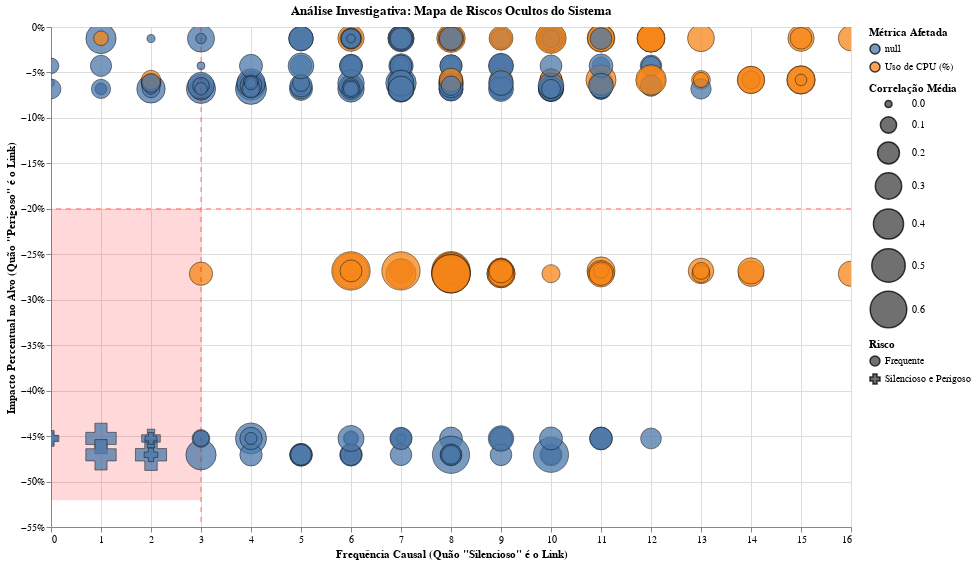

Source (notebook cell):
### Markdown cell above
Este gráfico é a representação visual dos diferentes tipos de problemas no seu sistema. Cada bolha é um tipo de interação causal, e suas características nos contam uma história:

    Posição (Esquerda vs. Direita): Bolhas mais à esquerda são eventos raros (silenciosos). Bolhas mais à direita são eventos frequentes.

    Posição (Cima vs. Baixo): Bolhas mais para baixo representam um impacto mais severo (perigoso).

    Cor: Indica qual métrica foi afetada.

    Tamanho: Representa a força da correlação. Bolhas maiores significam que, quando o evento acontece, a origem e o alvo estão fortemente correlacionados.

### Code cell
import pandas as pd
import altair as alt

# --- Bloco de Configuração ---
salvar_imagens = True
alt.renderers.enable('default')

try:
    # --- 1. PREPARAÇÃO DOS DADOS (usando Pandas) ---
    # (Nenhuma mudança aqui, tudo continua igual)
    df_adv = pd.read_csv('analise_avancada.csv')
    display_names = {
        'cpu_usage': 'Uso de CPU (%)',
        'memory_usage': 'Uso de Memória (%)',
        'disk_usage': 'Uso de Disco (%)',
        'network_total_bandwidth': 'Banda de Rede (MB/s)',
        'disk_throughput_total': 'Vazão de Disco (MB/s)'
    }
    df_plot = df_adv[df_adv['target_mean_percentage_change'] < 0].copy()
    df_plot['metric_display'] = df_plot['metric'].map(display_names)
    df_plot['risk_type'] = 'Frequente'
    df_plot.loc[(df_plot['significant_frequency'] < 3) &
                (df_plot['target_mean_percentage_change'] < -20),
                'risk_type'] = 'Silencioso e Perigoso'
    df_plot['bubble_size'] = abs(df_plot['mean_correlation'])

    # --- 2. CONSTRUÇÃO DO GRÁFICO (usando Altair) ---

    # Camada 1: O Scatter Plot principal (sem mudanças)
    scatter_plot = alt.Chart(df_plot).mark_point(
        opacity=0.75,
        stroke='black',
        strokeWidth=0.6,
        filled=True
    ).encode(
        x=alt.X('significant_frequency:Q',
                title='Frequência Causal (Quão "Silencioso" é o Link)',
                scale=alt.Scale(zero=False)),
        y=alt.Y('target_mean_percentage_change:Q',
                title='Impacto Percentual no Alvo (Quão "Perigoso" é o Link)',
                axis=alt.Axis(labelExpr="datum.label + '%'")),
        color=alt.Color('metric_display:N', title='Métrica Afetada'),
        
        # <-- MUDANÇA 2: O TÍTULO DA LEGENDA AGORA É A EXPLICAÇÃO
        shape=alt.Shape(
            'risk_type:N',
            title='Risco', # Título mais descritivo
            scale=alt.Scale(
                domain=['Frequente', 'Silencioso e Perigoso'],
                range=['circle', 'cross']
            )
        ),
        size=alt.Size('bubble_size:Q',
                      title='Correlação Média',
                      scale=alt.Scale(range=[50, 1500])),
        tooltip=[
            alt.Tooltip('metric_display', title='Métrica'),
            alt.Tooltip('significant_frequency', title='Frequência'),
            alt.Tooltip('target_mean_percentage_change', title='Impacto', format='.1f'),
            alt.Tooltip('mean_correlation', title='Correlação', format='.2f'),
            alt.Tooltip('risk_type', title='Tipo de Risco')
        ]
    ).properties(
        width=800,
        height=500,
        title='Análise Investigativa: Mapa de Riscos Ocultos do Sistema'
    ).interactive()

    # Camada 2: Linhas de referência (agora opcionais, mas ajudam a guiar o olho)
    rule_h = alt.Chart(pd.DataFrame({'y': [-20]})).mark_rule(color='red', strokeDash=[5,5], opacity=0.5).encode(y='y:Q')
    rule_v = alt.Chart(pd.DataFrame({'x': [3]})).mark_rule(color='red', strokeDash=[5,5], opacity=0.5).encode(x='x:Q')

    # <-- MUDANÇA 1: A CAMADA DO "SHADER" (ÁREA SOMBREADA)
    # Criamos um DataFrame que define os cantos do nosso retângulo
    # Usamos os limites dos dados para tornar o retângulo dinâmico
    y_min = df_plot['target_mean_percentage_change'].min() - 5 # Um pouco de folga
    
    shaded_data = pd.DataFrame([
        {'x1': 0, 'x2': 3, 'y1': -20, 'y2': y_min}
    ])
    
    shaded_area = alt.Chart(shaded_data).mark_rect(
        fill='red',       # Cor do preenchimento
        opacity=0.15      # Nível de transparência
    ).encode(
        x='x1:Q',
        x2='x2:Q',
        y='y1:Q',
        y2='y2:Q'
    )

    # --- 3. COMBINAÇÃO FINAL ---
    # <-- MUDANÇA 3: A ORDEM DAS CAMADAS IMPORTA! O SHADER VEM PRIMEIRO!
    final_chart = shaded_area + scatter_plot + rule_h + rule_v

    final_chart.display()

    if salvar_imagens:
        print("\nIniciando o salvamento das imagens...")
        final_chart.save('mapa_de_riscos_com_shader.png', scale_factor=3.0)
        print("-> Imagem salva como 'mapa_de_riscos_com_shader.png'")
        final_chart.save('mapa_de_riscos_com_shader.svg')
        print("-> Imagem salva como 'mapa_de_riscos_com_shader.svg'")

except FileNotFoundError:
    print("Erro: O arquivo 'analise_avancada.csv' não foi encontrado. Verifique o caminho.")
except Exception as e:
    print(f"Ocorreu um erro inesperado: {e}")

### Figure 1 — Vega-Lite specification as saved in the notebook (floating-point values rounded to 4 significant figures; data arrays with more than 128 entries replaced by an {"elided": "..."} marker saying what was removed)
{"config": {"view": {"continuousWidth": 300, "continuousHeight": 300}}, "layer": [{"data": {"name": "data-0b4e99ddf2366d65797bae73acc484a8"}, "mark": {"type": "rect", "fill": "red", "opacity": 0.15}, "encoding": {"x": {"field": "x1", "type": "quantitative"}, "x2": {"field": "x2"}, "y": {"field": "y1", "type": "quantitative"}, "y2": {"field": "y2"}}}, {"data": {"name": "data-613e9bef68a2417509f2bdabe7427239"}, "mark": {"type": "point", "filled": true, "opacity": 0.75, "stroke": "black", "strokeWidth": 0.6}, "encoding": {"color": {"field": "metric_display", "title": "Métrica Afetada", "type": "nominal"}, "shape": {"field": "risk_type", "scale": {"domain": ["Frequente", "Silencioso e Perigoso"], "range": ["circle", "cross"]}, "title": "Risco", "type": "nominal"}, "size": {"field": "bubble_size", "scale": {"range": [50, 1500]}, "title": "Correlação Média", "type": "quantitative"}, "tooltip": [{"field": "metric_display", "title": "Métrica", "type": "nominal"}, {"field": "significant_frequency", "title": "Frequência", "type": "quantitative"}, {"field": "target_mean_percentage_change", "format": ".1f", "title": "Impacto", "type": "quantitative"}, {"field": "mean_correlation", "format": ".2f", "title": "Correlação", "type": "quantitative"}, {"field": "risk_type", "title": "Tipo de Risco", "type": "nominal"}], "x": {"field": "significant_frequency", "scale": {"zero": false}, "title": "Frequência Causal (Quão \"Silencioso\" é o Link)", "type": "quantitative"}, "y": {"axis": {"labelExpr": "datum.label + '%'"}, "field": "target_mean_percentage_change", "title": "Impacto Percentual no Alvo (Quão \"Perigoso\" é o Link)", "type": "quantitative"}}, "name": "view_1", "title": "Análise Investigativa: Mapa de Riscos Ocultos do Sistema"}, {"data": {"name": "data-6a0a42827d55b69fb7b652757c1d8970"}, "mark": {"type": "rule", "color": "red", "opacity": 0.5, "strokeDash": [5, 5]}, "encoding": {"y": {"field": "y", "type": "quantitative"}}}, {"data": {"name": "data-9f16e890605ecd4a8ac95f7302400871"}, "mark": {"type": "rule", "color": "red", "opacity": 0.5, "strokeDash": [5, 5]}, "encoding": {"x": {"field": "x", "type": "quantitative"}}}], "height": 500, "params": [{"name": "param_1", "select": {"type": "interval", "encodings": ["x", "y"]}, "bind": "scales", "views": ["view_1"]}], "width": 800, "$schema": "https://vega.github.io/schema/vega-lite/v5.20.1.json", "datasets": {"data-0b4e99ddf2366d65797bae73acc484a8": [{"x1": 0, "x2": 3, "y1": -20, "y2": -52.06}], "data-613e9bef68a2417509f2bdabe7427239": {"elided": "324 records"}, "data-6a0a42827d55b69fb7b652757c1d8970": [{"y": -20}], "data-9f16e890605ecd4a8ac95f7302400871": [{"x": 3}]}}
